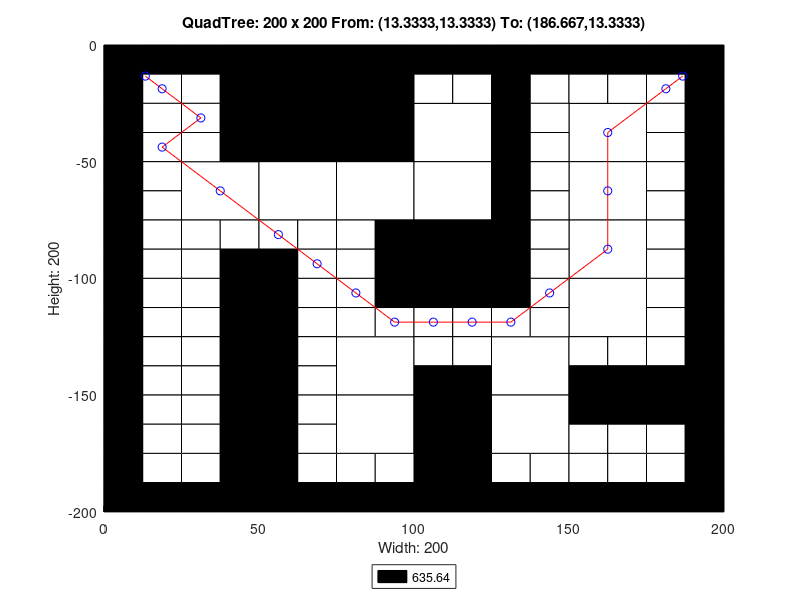

Recreate this plot in MATLAB.
axis([0 200 -200 0]);
title('QuadTree: 200 x 200 From: (13.3333,13.3333) To: (186.667,13.3333)');
xlabel('Width: 200');
ylabel('Height: 200');
rectangle('Position',[50 -50 50 50], 'FaceColor',[0 0 0]);
rectangle('Position',[25 -75 25 25], 'FaceColor',[1 1 1]);
rectangle('Position',[50 -75 25 25], 'FaceColor',[1 1 1]);
rectangle('Position',[75 -75 25 25], 'FaceColor',[1 1 1]);
rectangle('Position',[100 -50 25 25], 'FaceColor',[1 1 1]);
rectangle('Position',[150 -50 25 25], 'FaceColor',[1 1 1]);
rectangle('Position',[100 -75 25 25], 'FaceColor',[1 1 1]);
rectangle('Position',[100 -100 25 25], 'FaceColor',[0 0 0]);
rectangle('Position',[150 -75 25 25], 'FaceColor',[1 1 1]);
rectangle('Position',[150 -100 25 25], 'FaceColor',[1 1 1]);
rectangle('Position',[75 -150 25 25], 'FaceColor',[1 1 1]);
rectangle('Position',[75 -175 25 25], 'FaceColor',[1 1 1]);
rectangle('Position',[125 -150 25 25], 'FaceColor',[1 1 1]);
rectangle('Position',[150 -125 25 25], 'FaceColor',[1 1 1]);
rectangle('Position',[100 -175 25 25], 'FaceColor',[0 0 0]);
rectangle('Position',[125 -175 25 25], 'FaceColor',[1 1 1]);
rectangle('Position',[100 -200 25 25], 'FaceColor',[0 0 0]);
rectangle('Position',[0 -12.5 12.5 12.5], 'FaceColor',[0 0 0]);
rectangle('Position',[12.5 -12.5 12.5 12.5], 'FaceColor',[0 0 0]);
rectangle('Position',[0 -25 12.5 12.5], 'FaceColor',[0 0 0]);
rectangle('Position',[12.5 -25 12.5 12.5], 'FaceColor',[1 1 1]);
rectangle('Position',[25 -12.5 12.5 12.5], 'FaceColor',[0 0 0]);
rectangle('Position',[37.5 -12.5 12.5 12.5], 'FaceColor',[0 0 0]);
rectangle('Position',[25 -25 12.5 12.5], 'FaceColor',[1 1 1]);
rectangle('Position',[37.5 -25 12.5 12.5], 'FaceColor',[0 0 0]);
rectangle('Position',[0 -37.5 12.5 12.5], 'FaceColor',[0 0 0]);
rectangle('Position',[12.5 -37.5 12.5 12.5], 'FaceColor',[1 1 1]);
rectangle('Position',[0 -50 12.5 12.5], 'FaceColor',[0 0 0]);
rectangle('Position',[12.5 -50 12.5 12.5], 'FaceColor',[1 1 1]);
rectangle('Position',[25 -37.5 12.5 12.5], 'FaceColor',[1 1 1]);
rectangle('Position',[37.5 -37.5 12.5 12.5], 'FaceColor',[0 0 0]);
rectangle('Position',[25 -50 12.5 12.5], 'FaceColor',[1 1 1]);
rectangle('Position',[37.5 -50 12.5 12.5], 'FaceColor',[0 0 0]);
rectangle('Position',[0 -62.5 12.5 12.5], 'FaceColor',[0 0 0]);
rectangle('Position',[12.5 -62.5 12.5 12.5], 'FaceColor',[1 1 1]);
rectangle('Position',[0 -75 12.5 12.5], 'FaceColor',[0 0 0]);
rectangle('Position',[12.5 -75 12.5 12.5], 'FaceColor',[1 1 1]);
rectangle('Position',[0 -87.5 12.5 12.5], 'FaceColor',[0 0 0]);
rectangle('Position',[12.5 -87.5 12.5 12.5], 'FaceColor',[1 1 1]);
rectangle('Position',[0 -100 12.5 12.5], 'FaceColor',[0 0 0]);
rectangle('Position',[12.5 -100 12.5 12.5], 'FaceColor',[1 1 1]);
rectangle('Position',[25 -87.5 12.5 12.5], 'FaceColor',[1 1 1]);
rectangle('Position',[37.5 -87.5 12.5 12.5], 'FaceColor',[1 1 1]);
rectangle('Position',[25 -100 12.5 12.5], 'FaceColor',[1 1 1]);
rectangle('Position',[37.5 -100 12.5 12.5], 'FaceColor',[0 0 0]);
rectangle('Position',[50 -87.5 12.5 12.5], 'FaceColor',[1 1 1]);
rectangle('Position',[62.5 -87.5 12.5 12.5], 'FaceColor',[1 1 1]);
rectangle('Position',[50 -100 12.5 12.5], 'FaceColor',[0 0 0]);
rectangle('Position',[62.5 -100 12.5 12.5], 'FaceColor',[1 1 1]);
rectangle('Position',[75 -87.5 12.5 12.5], 'FaceColor',[1 1 1]);
rectangle('Position',[87.5 -87.5 12.5 12.5], 'FaceColor',[0 0 0]);
rectangle('Position',[75 -100 12.5 12.5], 'FaceColor',[1 1 1]);
rectangle('Position',[87.5 -100 12.5 12.5], 'FaceColor',[0 0 0]);
rectangle('Position',[100 -12.5 12.5 12.5], 'FaceColor',[0 0 0]);
rectangle('Position',[112.5 -12.5 12.5 12.5], 'FaceColor',[0 0 0]);
rectangle('Position',[100 -25 12.5 12.5], 'FaceColor',[1 1 1]);
rectangle('Position',[112.5 -25 12.5 12.5], 'FaceColor',[1 1 1]);
rectangle('Position',[125 -12.5 12.5 12.5], 'FaceColor',[0 0 0]);
rectangle('Position',[137.5 -12.5 12.5 12.5], 'FaceColor',[0 0 0]);
rectangle('Position',[125 -25 12.5 12.5], 'FaceColor',[0 0 0]);
rectangle('Position',[137.5 -25 12.5 12.5], 'FaceColor',[1 1 1]);
rectangle('Position',[125 -37.5 12.5 12.5], 'FaceColor',[0 0 0]);
rectangle('Position',[137.5 -37.5 12.5 12.5], 'FaceColor',[1 1 1]);
rectangle('Position',[125 -50 12.5 12.5], 'FaceColor',[0 0 0]);
rectangle('Position',[137.5 -50 12.5 12.5], 'FaceColor',[1 1 1]);
rectangle('Position',[150 -12.5 12.5 12.5], 'FaceColor',[0 0 0]);
rectangle('Position',[162.5 -12.5 12.5 12.5], 'FaceColor',[0 0 0]);
rectangle('Position',[150 -25 12.5 12.5], 'FaceColor',[1 1 1]);
rectangle('Position',[162.5 -25 12.5 12.5], 'FaceColor',[1 1 1]);
rectangle('Position',[175 -12.5 12.5 12.5], 'FaceColor',[0 0 0]);
rectangle('Position',[187.5 -12.5 12.5 12.5], 'FaceColor',[0 0 0]);
rectangle('Position',[175 -25 12.5 12.5], 'FaceColor',[1 1 1]);
rectangle('Position',[187.5 -25 12.5 12.5], 'FaceColor',[0 0 0]);
rectangle('Position',[175 -37.5 12.5 12.5], 'FaceColor',[1 1 1]);
rectangle('Position',[187.5 -37.5 12.5 12.5], 'FaceColor',[0 0 0]);
rectangle('Position',[175 -50 12.5 12.5], 'FaceColor',[1 1 1]);
rectangle('Position',[187.5 -50 12.5 12.5], 'FaceColor',[0 0 0]);
rectangle('Position',[125 -62.5 12.5 12.5], 'FaceColor',[0 0 0]);
rectangle('Position',[137.5 -62.5 12.5 12.5], 'FaceColor',[1 1 1]);
rectangle('Position',[125 -75 12.5 12.5], 'FaceColor',[0 0 0]);
rectangle('Position',[137.5 -75 12.5 12.5], 'FaceColor',[1 1 1]);
rectangle('Position',[125 -87.5 12.5 12.5], 'FaceColor',[0 0 0]);
rectangle('Position',[137.5 -87.5 12.5 12.5], 'FaceColor',[1 1 1]);
rectangle('Position',[125 -100 12.5 12.5], 'FaceColor',[0 0 0]);
rectangle('Position',[137.5 -100 12.5 12.5], 'FaceColor',[1 1 1]);
rectangle('Position',[175 -62.5 12.5 12.5], 'FaceColor',[1 1 1]);
rectangle('Position',[187.5 -62.5 12.5 12.5], 'FaceColor',[0 0 0]);
rectangle('Position',[175 -75 12.5 12.5], 'FaceColor',[1 1 1]);
rectangle('Position',[187.5 -75 12.5 12.5], 'FaceColor',[0 0 0]);
rectangle('Position',[175 -87.5 12.5 12.5], 'FaceColor',[1 1 1]);
rectangle('Position',[187.5 -87.5 12.5 12.5], 'FaceColor',[0 0 0]);
rectangle('Position',[175 -100 12.5 12.5], 'FaceColor',[1 1 1]);
rectangle('Position',[187.5 -100 12.5 12.5], 'FaceColor',[0 0 0]);
rectangle('Position',[0 -112.5 12.5 12.5], 'FaceColor',[0 0 0]);
rectangle('Position',[12.5 -112.5 12.5 12.5], 'FaceColor',[1 1 1]);
rectangle('Position',[0 -125 12.5 12.5], 'FaceColor',[0 0 0]);
rectangle('Position',[12.5 -125 12.5 12.5], 'FaceColor',[1 1 1]);
rectangle('Position',[25 -112.5 12.5 12.5], 'FaceColor',[1 1 1]);
rectangle('Position',[37.5 -112.5 12.5 12.5], 'FaceColor',[0 0 0]);
rectangle('Position',[25 -125 12.5 12.5], 'FaceColor',[1 1 1]);
rectangle('Position',[37.5 -125 12.5 12.5], 'FaceColor',[0 0 0]);
rectangle('Position',[0 -137.5 12.5 12.5], 'FaceColor',[0 0 0]);
rectangle('Position',[12.5 -137.5 12.5 12.5], 'FaceColor',[1 1 1]);
rectangle('Position',[0 -150 12.5 12.5], 'FaceColor',[0 0 0]);
rectangle('Position',[12.5 -150 12.5 12.5], 'FaceColor',[1 1 1]);
rectangle('Position',[25 -137.5 12.5 12.5], 'FaceColor',[1 1 1]);
rectangle('Position',[37.5 -137.5 12.5 12.5], 'FaceColor',[0 0 0]);
rectangle('Position',[25 -150 12.5 12.5], 'FaceColor',[1 1 1]);
rectangle('Position',[37.5 -150 12.5 12.5], 'FaceColor',[0 0 0]);
rectangle('Position',[50 -112.5 12.5 12.5], 'FaceColor',[0 0 0]);
rectangle('Position',[62.5 -112.5 12.5 12.5], 'FaceColor',[1 1 1]);
rectangle('Position',[50 -125 12.5 12.5], 'FaceColor',[0 0 0]);
rectangle('Position',[62.5 -125 12.5 12.5], 'FaceColor',[1 1 1]);
rectangle('Position',[75 -112.5 12.5 12.5], 'FaceColor',[1 1 1]);
rectangle('Position',[87.5 -112.5 12.5 12.5], 'FaceColor',[0 0 0]);
rectangle('Position',[75 -125 12.5 12.5], 'FaceColor',[1 1 1]);
rectangle('Position',[87.5 -125 12.5 12.5], 'FaceColor',[1 1 1]);
rectangle('Position',[50 -137.5 12.5 12.5], 'FaceColor',[0 0 0]);
rectangle('Position',[62.5 -137.5 12.5 12.5], 'FaceColor',[1 1 1]);
rectangle('Position',[50 -150 12.5 12.5], 'FaceColor',[0 0 0]);
rectangle('Position',[62.5 -150 12.5 12.5], 'FaceColor',[1 1 1]);
rectangle('Position',[0 -162.5 12.5 12.5], 'FaceColor',[0 0 0]);
rectangle('Position',[12.5 -162.5 12.5 12.5], 'FaceColor',[1 1 1]);
rectangle('Position',[0 -175 12.5 12.5], 'FaceColor',[0 0 0]);
rectangle('Position',[12.5 -175 12.5 12.5], 'FaceColor',[1 1 1]);
rectangle('Position',[25 -162.5 12.5 12.5], 'FaceColor',[1 1 1]);
rectangle('Position',[37.5 -162.5 12.5 12.5], 'FaceColor',[0 0 0]);
rectangle('Position',[25 -175 12.5 12.5], 'FaceColor',[1 1 1]);
rectangle('Position',[37.5 -175 12.5 12.5], 'FaceColor',[0 0 0]);
rectangle('Position',[0 -187.5 12.5 12.5], 'FaceColor',[0 0 0]);
rectangle('Position',[12.5 -187.5 12.5 12.5], 'FaceColor',[1 1 1]);
rectangle('Position',[0 -200 12.5 12.5], 'FaceColor',[0 0 0]);
rectangle('Position',[12.5 -200 12.5 12.5], 'FaceColor',[0 0 0]);
rectangle('Position',[25 -187.5 12.5 12.5], 'FaceColor',[1 1 1]);
rectangle('Position',[37.5 -187.5 12.5 12.5], 'FaceColor',[0 0 0]);
rectangle('Position',[25 -200 12.5 12.5], 'FaceColor',[0 0 0]);
rectangle('Position',[37.5 -200 12.5 12.5], 'FaceColor',[0 0 0]);
rectangle('Position',[50 -162.5 12.5 12.5], 'FaceColor',[0 0 0]);
rectangle('Position',[62.5 -162.5 12.5 12.5], 'FaceColor',[1 1 1]);
rectangle('Position',[50 -175 12.5 12.5], 'FaceColor',[0 0 0]);
rectangle('Position',[62.5 -175 12.5 12.5], 'FaceColor',[1 1 1]);
rectangle('Position',[50 -187.5 12.5 12.5], 'FaceColor',[0 0 0]);
rectangle('Position',[62.5 -187.5 12.5 12.5], 'FaceColor',[1 1 1]);
rectangle('Position',[50 -200 12.5 12.5], 'FaceColor',[0 0 0]);
rectangle('Position',[62.5 -200 12.5 12.5], 'FaceColor',[0 0 0]);
rectangle('Position',[75 -187.5 12.5 12.5], 'FaceColor',[1 1 1]);
rectangle('Position',[87.5 -187.5 12.5 12.5], 'FaceColor',[1 1 1]);
rectangle('Position',[75 -200 12.5 12.5], 'FaceColor',[0 0 0]);
rectangle('Position',[87.5 -200 12.5 12.5], 'FaceColor',[0 0 0]);
rectangle('Position',[100 -112.5 12.5 12.5], 'FaceColor',[0 0 0]);
rectangle('Position',[112.5 -112.5 12.5 12.5], 'FaceColor',[0 0 0]);
rectangle('Position',[100 -125 12.5 12.5], 'FaceColor',[1 1 1]);
rectangle('Position',[112.5 -125 12.5 12.5], 'FaceColor',[1 1 1]);
rectangle('Position',[125 -112.5 12.5 12.5], 'FaceColor',[0 0 0]);
rectangle('Position',[137.5 -112.5 12.5 12.5], 'FaceColor',[1 1 1]);
rectangle('Position',[125 -125 12.5 12.5], 'FaceColor',[1 1 1]);
rectangle('Position',[137.5 -125 12.5 12.5], 'FaceColor',[1 1 1]);
rectangle('Position',[100 -137.5 12.5 12.5], 'FaceColor',[1 1 1]);
rectangle('Position',[112.5 -137.5 12.5 12.5], 'FaceColor',[1 1 1]);
rectangle('Position',[100 -150 12.5 12.5], 'FaceColor',[0 0 0]);
rectangle('Position',[112.5 -150 12.5 12.5], 'FaceColor',[0 0 0]);
rectangle('Position',[175 -112.5 12.5 12.5], 'FaceColor',[1 1 1]);
rectangle('Position',[187.5 -112.5 12.5 12.5], 'FaceColor',[0 0 0]);
rectangle('Position',[175 -125 12.5 12.5], 'FaceColor',[1 1 1]);
rectangle('Position',[187.5 -125 12.5 12.5], 'FaceColor',[0 0 0]);
rectangle('Position',[150 -137.5 12.5 12.5], 'FaceColor',[1 1 1]);
rectangle('Position',[162.5 -137.5 12.5 12.5], 'FaceColor',[1 1 1]);
rectangle('Position',[150 -150 12.5 12.5], 'FaceColor',[0 0 0]);
rectangle('Position',[162.5 -150 12.5 12.5], 'FaceColor',[0 0 0]);
rectangle('Position',[175 -137.5 12.5 12.5], 'FaceColor',[1 1 1]);
rectangle('Position',[187.5 -137.5 12.5 12.5], 'FaceColor',[0 0 0]);
rectangle('Position',[175 -150 12.5 12.5], 'FaceColor',[0 0 0]);
rectangle('Position',[187.5 -150 12.5 12.5], 'FaceColor',[0 0 0]);
rectangle('Position',[125 -187.5 12.5 12.5], 'FaceColor',[1 1 1]);
rectangle('Position',[137.5 -187.5 12.5 12.5], 'FaceColor',[1 1 1]);
rectangle('Position',[125 -200 12.5 12.5], 'FaceColor',[0 0 0]);
rectangle('Position',[137.5 -200 12.5 12.5], 'FaceColor',[0 0 0]);
rectangle('Position',[150 -162.5 12.5 12.5], 'FaceColor',[0 0 0]);
rectangle('Position',[162.5 -162.5 12.5 12.5], 'FaceColor',[0 0 0]);
rectangle('Position',[150 -175 12.5 12.5], 'FaceColor',[1 1 1]);
rectangle('Position',[162.5 -175 12.5 12.5], 'FaceColor',[1 1 1]);
rectangle('Position',[175 -162.5 12.5 12.5], 'FaceColor',[0 0 0]);
rectangle('Position',[187.5 -162.5 12.5 12.5], 'FaceColor',[0 0 0]);
rectangle('Position',[175 -175 12.5 12.5], 'FaceColor',[1 1 1]);
rectangle('Position',[187.5 -175 12.5 12.5], 'FaceColor',[0 0 0]);
rectangle('Position',[150 -187.5 12.5 12.5], 'FaceColor',[1 1 1]);
rectangle('Position',[162.5 -187.5 12.5 12.5], 'FaceColor',[1 1 1]);
rectangle('Position',[150 -200 12.5 12.5], 'FaceColor',[0 0 0]);
rectangle('Position',[162.5 -200 12.5 12.5], 'FaceColor',[0 0 0]);
rectangle('Position',[175 -187.5 12.5 12.5], 'FaceColor',[1 1 1]);
rectangle('Position',[187.5 -187.5 12.5 12.5], 'FaceColor',[0 0 0]);
rectangle('Position',[175 -200 12.5 12.5], 'FaceColor',[0 0 0]);
rectangle('Position',[187.5 -200 12.5 12.5], 'FaceColor',[0 0 0]);
X=[186.667,181.25,162.5,162.5,162.5,143.75,131.25,118.75,106.25,93.75,81.25,68.75,56.25,37.5,18.75,31.25,18.75,13.3333];
Y=[-13.3333,-18.75,-37.5,-62.5,-87.5,-106.25,-118.75,-118.75,-118.75,-118.75,-106.25,-93.75,-81.25,-62.5,-43.75,-31.25,-18.75,-13.3333];
hold on;
plot(X,Y,'r');
plot(X,Y,'bo');
legend('635.64','Location','southoutside');
